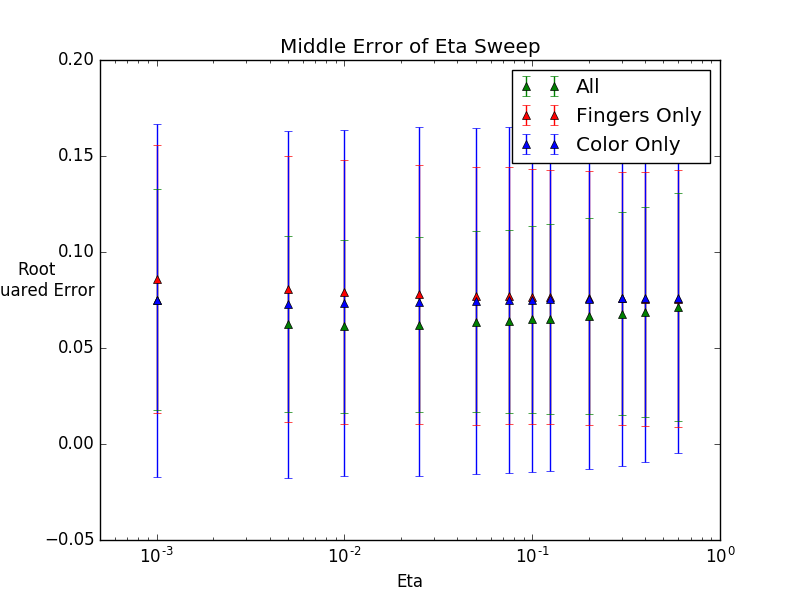
#> input picture src/Middle_Error_of_Eta_Sweep.png, 800 x 600 px; its folder holds only this picture in this run
$ python -i parallel_loop_etas.py   (imports and definitions only)
#> lines starting #> are read from the running program, lines starting #| are printed output that depends on the picture
from dynamic_plotter import DynamicPlot, DynamicBar
from glob import glob
import sys
import numpy as np
from horde import OnPolicyGVF
from representation import SelectiveKanervaCoder
import time
import multiprocessing as mp

names = glob(sys.argv[1] + '*.npy')

# [1 line not run here, left out]
green_cyl_filenames = [n for n in names if 'green-cyl' in n]
green_step_filenames = [n for n in names if 'green-step' in n]
orange_cyl_filenames = [n for n in names if 'orange-cyl' in n]
orange_step_filenames = [n for n in names if 'orange-step' in n]


# [4 lines not run here, left out]

num_train_files = 25
train_filenames = green_cyl_filenames[:num_train_files] +\
                  green_step_filenames[:num_train_files] +\
                  orange_cyl_filenames[:num_train_files] +\
                  orange_step_filenames[:num_train_files]

test_filenames = green_cyl_filenames[num_train_files:] +\
                  green_step_filenames[num_train_files:] +\
                  orange_cyl_filenames[num_train_files:] +\
                  orange_step_filenames[num_train_files:]
# [11 lines not run here, left out]
names = train_filenames + test_filenames

hand_labels = ['time', 'button', 'thumb rot D0', 'thumb flex D1P', 'fake',
                'thumb flex D1D', 'index D2P', 'index D2I', 'middle D3P', 'middle D3I',
                'ring D4P', 'pinky D5P', 'FSR thumb', 'FSR index', 'FSR middle',
                'FSR ring', 'FSR pinky'] #16
glove_labels = ['Thumb Ad/Ab', 'Thumb F/E', 'Index', 'Middle', 'Ring', 'Pinky'] # 22
cam_labels = ['blue', 'green', 'red'] # 25
# [2 lines not run here, left out]

# D0  643	383
# D1P	722	536
# D1D	687	508
# D2P	734	511
# D2I	759	505
# D3P	264	493
# D3I	753	523
# D4P	270	523
# D5P	268	455

mins = np.array([0, 0, 350, 500, 0, 550, 550, 500, 400, 500, 300, 300, #hand pots
                0,    0,    0,    0,    0, # hand fsrs
                400, 350, 250, 250, 250, 200, # glove pots
                0,   0,   0]) # cam hist

maxs = np.array([1, 1, 400, 650, 1, 700, 600, 700, 550, 650, 550, 550, # hand pots
                500, 100, 100, 100, 100, # hand fsrs
                850, 900, 650, 950, 950, 950, # glove pots
                255, 255, 255]) # cam hist

ranges = maxs - mins
# Signals = [('fingers', [7, 10]), ('camera', [24, 25]), ('all', [7, 10, 24, 25])]
# [1 line that did not run here, left out]

def normalize(arr, inds):
    n_arr = (arr[inds] - mins[inds])/ranges[inds]
    return n_arr

num_features = 8000
gamma = 0.999
trace_decay = .999

Z_indexes = range(17,23)


num_seeds = 20
# [6 lines of commented-out code are left out]
Etas = [.3, .4, .6]

Inputs = []
iteration = 0
# [8 lines not run here, left out]

def do_an_iteration(Input):
    start_time = time.time()
    prev_time = time.time()
    times = []

    signal_name, signals, eta, seed, iteration = Input
    print('Starting ' + str(iteration) + '\t' + signal_name + '\t' + str(signals) + '\t' + str(eta) + '\t' + str(seed))
    traces = np.zeros(len(signals))
    skc = SelectiveKanervaCoder(num_features, _dimensions = len(signals)*2, _eta = eta, _seed = seed)
    GVFs = [OnPolicyGVF(lamda=0.9, alpha=0.01, numFeatures=num_features, numActiveFeatures=skc.c) for label in glove_labels] # 6 GVFs, one for each pot on glove
    t = 0
    results = []
    for filename_index in range(len(names)):

        name = names[filename_index]
        data = np.load(name)
        state = normalize(data[0, :], signals)

        traces *= trace_decay
        traces += state
        state = state.tolist()
        state.extend(traces*(1-trace_decay))
        phi = skc.getFeatures(state)
        for i in range(data.shape[0]):

            state = normalize(data[i, :], signals)
            state = state.tolist()

            traces *= trace_decay
            traces += state
            state.extend(traces*(1-trace_decay))

            phi_next = skc.getFeatures(state)
            Z = normalize(data[i, :], Z_indexes)

            preds = []
            if filename_index > num_train_files:
                # Training
                for i_gvf in range(len(GVFs)):
                    pred = GVFs[i_gvf].predict(phi_next)
                    preds.append(pred)
                    preds.append(Z[i_gvf])
            else:
                # Testing
                for i_gvf in range(len(GVFs)):
                    pred = GVFs[i_gvf].update(phi, phi_next, Z[i_gvf], gamma, gamma)
                    preds.append(pred)
                    preds.append(Z[i_gvf])

            assert(len(preds) == 12)
            results.append(preds)

            phi = phi_next

            if not t % 80000:
                times.append(time.time() - prev_time)
                prev_time = time.time()
                print('\t' + str(t) + '\tEta value is ' + str(eta) +\
                      '\tElapsed : ' + str(time.time() - start_time) +\
                      '\tETA for ' + signal_name + ' : ' + str((np.mean(times)/8000.)*(850000.*(len(Etas) - i_eta) - t)))
            t += 1

    new_file_name = 'results_of_learning/eta_sweep_normalized/results_of_' + signal_name + '_all_signals_eta_' + str(eta) + '_' + str(seed)
    print('Saving ' + new_file_name)
    np.save(new_file_name, np.array(results))

total_workers = mp.cpu_count()
num_workers = int(total_workers*.9)

# [3 lines not run here, left out]
pool = mp.Pool(processes=num_workers)
# [2 lines not run here, left out]

>>> import cv2
>>> picture = cv2.imread('Middle_Error_of_Eta_Sweep.png', cv2.IMREAD_GRAYSCALE)
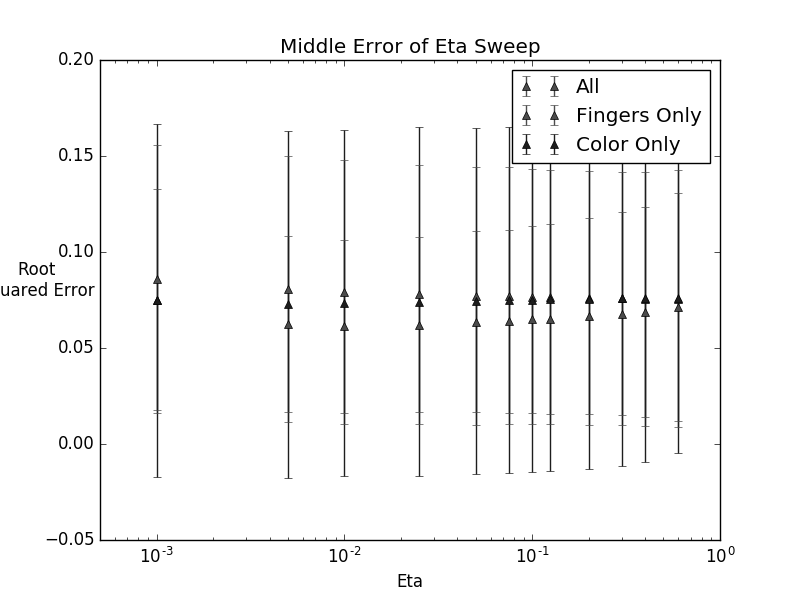
#> picture: shape (600, 800); min 0, max 255, mean 247
#> (the run stopped early here; a loop or call above may not have finished)
